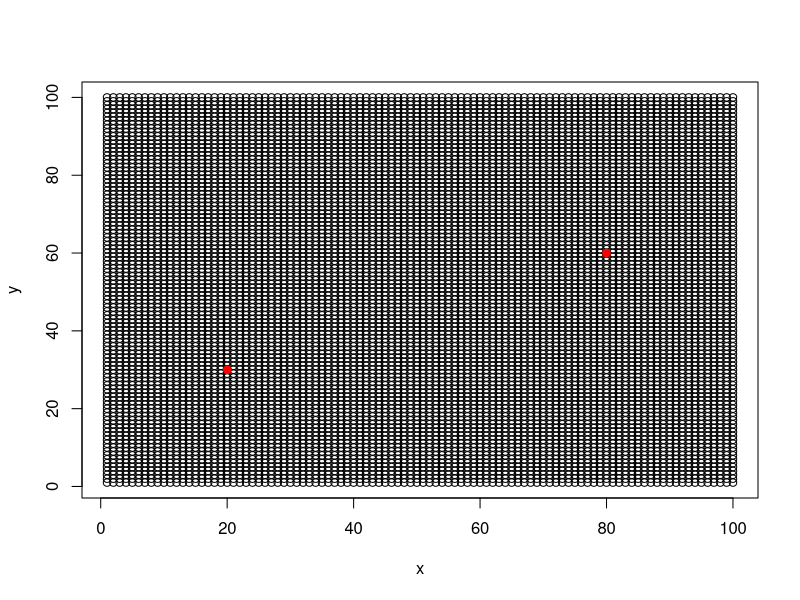
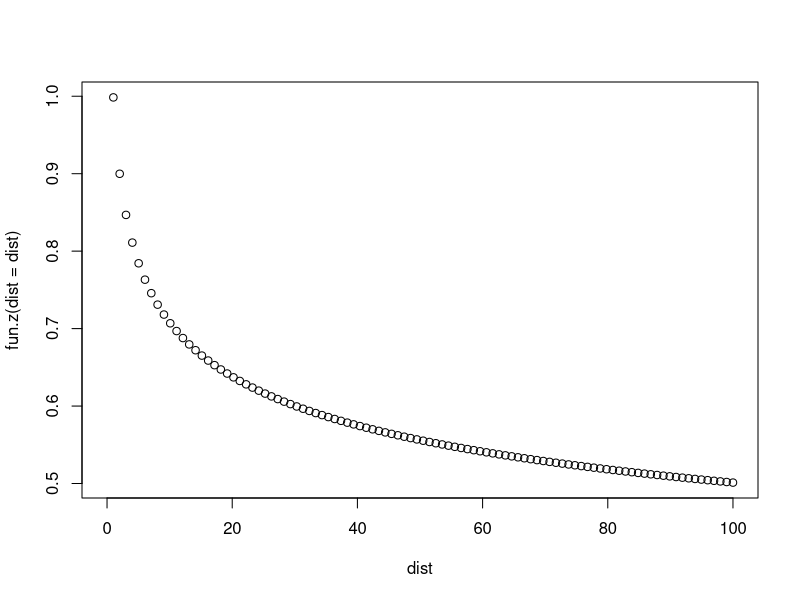

Reproduce these figures in R, in order. (Note: this script raises an error after producing the figures.)
points <- data.frame(x = c(20,80), y = c(30,60)) # construct two locations of interest on the 100x100 grid

coords <- expand.grid(x = 1:100, y = 1:100) # build the grid

plot(y ~ x, coords)
points(y ~ x, points, col = "red", pch = 19)

dist <- seq(0,100, length.out = 100) # build a temporary distance vector to test the funciton
fun.z <- function(dist){ # build a sample distance decay funciton
  1*dist^-0.15
}
plot(fun.z(dist = dist)~dist) # plot the distance decay function over an arbitrary set of distances

out <- as.data.frame(t(fields::rdist(points, coords))) # estimate the euclidean distance from the two focal points of interest to every other point in the grid
names(out) <- c("dist.p1", "dist.p2") # rename the variables for teh distance from p1 and p2 (this is wonky and needs to be changes to sample n-points)


df <- cbind(coords, out) # put it all together in a data frame
df$z.p1 <- fun.z(dist = df$dist.p1) # estimate the response variable at each point in the grid as a function of distance from p1
df$z.p2 <- fun.z(dist = df$dist.p2) # estimate the response variable at each point in the grid as a function of distance from p2
df$z <- df$z.p1 + df$z.p2 # assuming that the observed concentration of z is additive, sum the contributions from each point source


ggplot(df, aes(x = x, y = y))+
  geom_raster(aes(fill = z))+
  geom_point(data = points, aes(x, y), color = "red", size = 2)+
  scale_fill_viridis()
